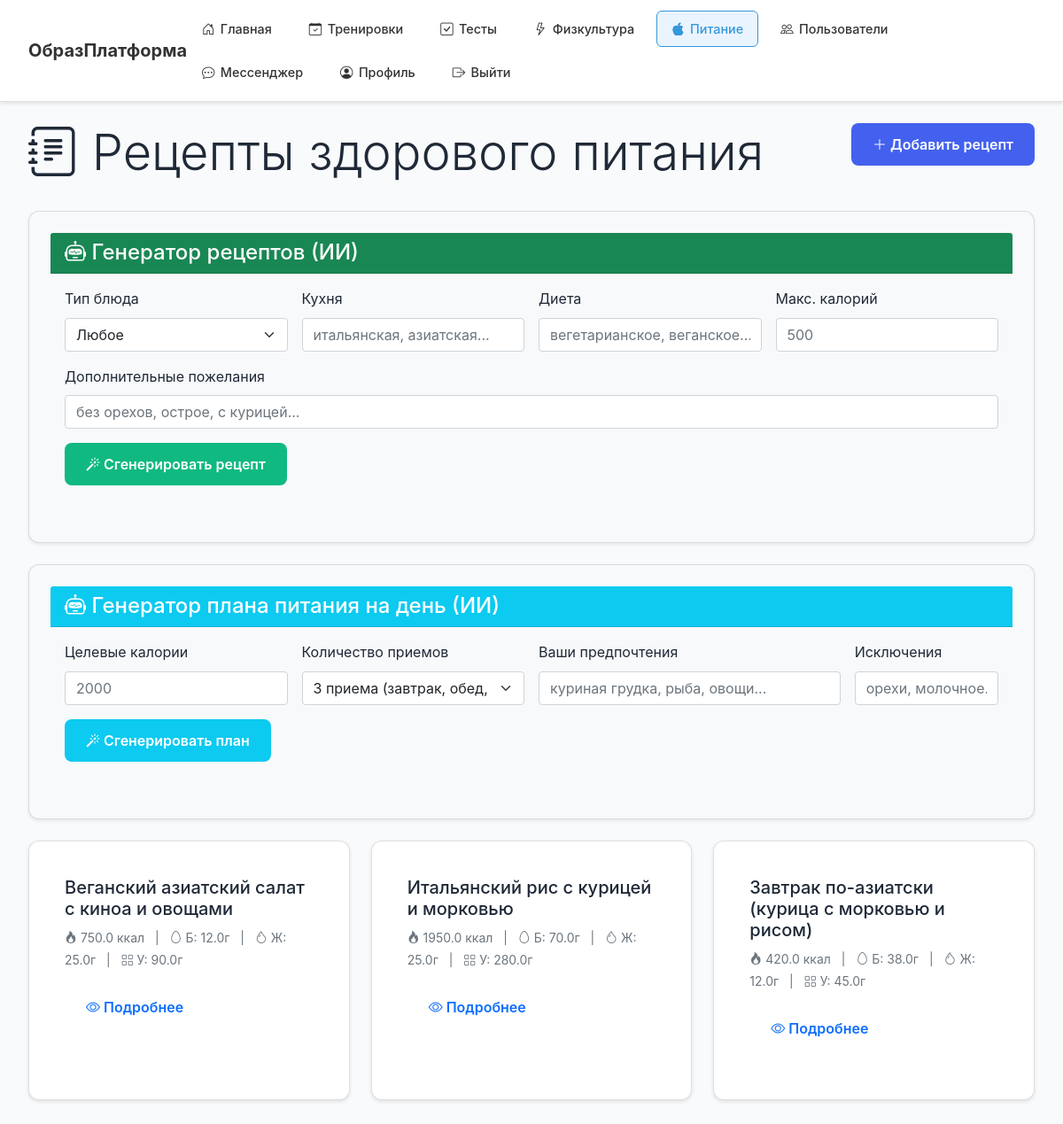
/nutrition (signed in), run on the app's committed database.
### models.py (models this page shows)
class Recipe(db.Model):
    id = db.Column(db.Integer, primary_key=True)
    user_id = db.Column(db.Integer, db.ForeignKey('user.id'), nullable=True)
    title = db.Column(db.String(200), nullable=False)
    ingredients = db.Column(db.Text, nullable=False)
    instructions = db.Column(db.Text, nullable=False)
    calories = db.Column(db.Float)
    proteins = db.Column(db.Float)
    fats = db.Column(db.Float)
    carbs = db.Column(db.Float)
    image_url = db.Column(db.String(500))
    status = db.Column(db.String(20), default='pending')  # pending, approved, rejected
    created_at = db.Column(db.DateTime, default=datetime.utcnow)
    author = db.relationship('User', foreign_keys=[user_id], backref='recipes')

### app.py (the view)
@app.route('/nutrition')
@login_required
def nutrition():
    today = datetime.utcnow().date()
    diary = NutritionDiary.query.filter_by(
        user_id=current_user.id,
        date=today
    ).order_by(NutritionDiary.meal_type).all()
    recipes = Recipe.query.order_by(Recipe.created_at.desc()).limit(10).all()
    return render_template('nutrition.html', diary=diary, recipes=recipes)

### app.py (called while the page is built)
@login_manager.user_loader
def load_user(user_id):
    return User.query.get(int(user_id))

### models.py (called while the page is built)
    def is_teacher(self):
        return self.role == 'teacher'

    def is_student(self):
        return self.role == 'student'

    def is_cook(self):
        return self.role == 'cook'

    def is_admin(self):
        return self.role == 'admin'

### templates/nutrition.html (shortened to what this page needs)
{% extends "base.html" %}
{% block content %}
<div class="container mt-4">
    <div class="row mb-4">
        <div class="col">
            <h1 class="display-4"><i class="bi bi-journal-text"></i> Рецепты здорового питания</h1>
        </div>
        <div class="col-auto">
            <button class="btn btn-primary" data-bs-toggle="modal" data-bs-target="#addRecipeModal">
                <i class="bi bi-plus-lg"></i> Добавить рецепт
            </button>
        </div>
    </div>
    <div class="card mb-4 shadow-sm bg-light">
        <div class="card-header bg-success text-white">
            <h4 class="mb-0"><i class="bi bi-robot"></i> Генератор рецептов (ИИ)</h4>
        </div>
        <div class="card-body">
            <form id="aiRecipeForm" class="row g-3">
                <div class="col-md-3">
                    <label class="form-label">Тип блюда</label>
                    <select class="form-select" name="dish_type">
                        <option value="">Любое</option>
                    </select>
                </div>
                <div class="col-md-3">
                    <label class="form-label">Кухня</label>
                    <input type="text" class="form-control" name="cuisine" placeholder="итальянская, азиатская...">
                </div>
                <div class="col-md-3">
                    <label class="form-label">Диета</label>
                    <input type="text" class="form-control" name="dietary" placeholder="вегетарианское, веганское...">
                </div>
                <div class="col-md-3">
                    <label class="form-label">Макс. калорий</label>
                    <input type="number" class="form-control" name="max_calories" placeholder="500">
                </div>
                <div class="col-12">
                    <label class="form-label">Дополнительные пожелания</label>
                    <input type="text" class="form-control" name="notes" placeholder="без орехов, острое, с курицей...">
                </div>
                <div class="col-12">
                    <button type="submit" id="generateRecipeBtn" class="btn btn-success">
                        <i class="bi bi-magic"></i> Сгенерировать рецепт
                    </button>
                </div>
            </form>
        </div>
    </div>
    <div class="card mb-4 shadow-sm bg-light">
        <div class="card-header bg-info text-white">
            <h4 class="mb-0"><i class="bi bi-robot"></i> Генератор плана питания на день (ИИ)</h4>
        </div>
        <div class="card-body">
            <form id="aiMealplanForm" class="row g-3">
                <div class="col-md-3">
                    <label class="form-label">Целевые калории</label>
                    <input type="number" class="form-control" name="calories_target" placeholder="2000">
                </div>
                <div class="col-md-3">
                    <label class="form-label">Количество приемов</label>
                    <select class="form-select" name="meals_count">
                        <option value="3">3 приема (завтрак, обед, ужин)</option>
                    </select>
                </div>
                <div class="col-md-4">
                    <label class="form-label">Ваши предпочтения</label>
                    <input type="text" class="form-control" name="preferences" placeholder="куриная грудка, рыба, овощи...">
                </div>
                <div class="col-md-2">
                    <label class="form-label">Исключения</label>
                    <input type="text" class="form-control" name="restrictions" placeholder="орехи, молочное...">
                </div>
                <div class="col-12">
                    <button type="submit" id="generateMealplanBtn" class="btn btn-info text-white">
                        <i class="bi bi-magic"></i> Сгенерировать план
                    </button>
                </div>
            </form>
        </div>
    </div>
    <div class="row">
        {% for recipe in recipes %}
        <div class="col-md-4 mb-4">
            <div class="card h-100">
                <div class="card-body">
                    <h5 class="card-title">{{ recipe.title }}</h5>
                    <div class="nutrition-info mb-3">
                        <small class="text-muted">
                            <i class="bi bi-fire"></i> {{ recipe.calories }} ккал
                            <span class="mx-2">|</span>
                            <i class="bi bi-egg"></i> Б: {{ recipe.proteins }}г
                            <span class="mx-2">|</span>
                            <i class="bi bi-droplet"></i> Ж: {{ recipe.fats }}г
                            <span class="mx-2">|</span>
                            <i class="bi bi-grid"></i> У: {{ recipe.carbs }}г
                        </small>
                    </div>
                    <button class="btn btn-outline-primary btn-sm" onclick="viewRecipe({{ recipe.id }})">
                        <i class="bi bi-eye"></i> Подробнее
                    </button>
                </div>
            </div>
        </div>
        {% endfor %}
    </div>
</div>
{% endblock %}

### static/css/style.css (style rules this page uses)
:root { --primary: #4361ee; --primary-dark: #3730a3; --success: #10b981; --danger: #ef4444; --text: #1f2937; --text-light: #6b7280; --bg: #f9fafb; --white: #ffffff; --border: #e5e7eb; }
* { margin: 0; padding: 0; box-sizing: border-box; }
body { font-family: -apple-system, BlinkMacSystemFont, 'Segoe UI', sans-serif; background: var(--bg); color: var(--text); line-height: 1.6; }
.container { max-width: 1200px; margin: 1rem auto; padding: 0 1rem; }
.card { background: var(--white); border-radius: 12px; padding: 1.5rem; box-shadow: 0 1px 3px rgba(0,0,0,0.1); margin-bottom: 1rem; }
.btn { padding: 0.75rem 1.5rem; font-size: 1rem; font-weight: 600; border: none; border-radius: 8px; cursor: pointer; transition: all 0.2s; text-decoration: none; display: inline-block; }
.btn-primary { background: var(--primary); color: white; }
.btn-success { background: var(--success); color: white; }

### static/css/sections.css (style rules this page uses)
.card { box-shadow: 0 2px 4px rgba(0, 0, 0, 0.1); transition: transform 0.2s; }

### data on the page
Recipe: title "Веганский азиатский салат с киноа и овощами", calories "750.0", proteins "12.0", fats "25.0", carbs "90.0"
Recipe: title "Итальянский рис с курицей и морковью", calories "1950.0", proteins "70.0", fats "25.0", carbs "280.0"
Recipe: title "Завтрак по-азиатски (курица с морковью и рисом)", calories "420.0", proteins "38.0", fats "12.0", carbs "45.0"
